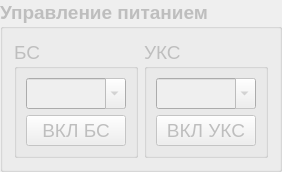
       <widget class="QGroupBox" name="groupBox_3">
        <property name="enabled">
         <bool>false</bool>
        </property>
        <property name="minimumSize">
         <size>
          <width>200</width>
          <height>0</height>
         </size>
        </property>
        <property name="maximumSize">
         <size>
          <width>16777215</width>
          <height>16777215</height>
         </size>
        </property>
        <property name="font">
         <font>
          <pointsize>14</pointsize>
          <weight>75</weight>
          <bold>true</bold>
         </font>
        </property>
        <property name="title">
         <string>Управление питанием</string>
        </property>
        <layout class="QHBoxLayout" name="horizontalLayout_3">
         <item>
          <widget class="QGroupBox" name="groupBox_6">
           <property name="font">
            <font>
             <pointsize>14</pointsize>
             <weight>50</weight>
             <bold>false</bold>
            </font>
           </property>
           <property name="title">
            <string>БС</string>
           </property>
           <layout class="QVBoxLayout" name="verticalLayout_2">
            <item>
             <widget class="QComboBox" name="comboBoxBS">
              <property name="sizePolicy">
               <sizepolicy hsizetype="Preferred" vsizetype="Fixed">
                <horstretch>0</horstretch>
                <verstretch>0</verstretch>
               </sizepolicy>
              </property>
              <property name="editable">
               <bool>true</bool>
              </property>
             </widget>
            </item>
            <item>
             <widget class="QPushButton" name="bBSonoff">
              <property name="text">
               <string>ВКЛ БС</string>
              </property>
              <property name="checkable">
               <bool>true</bool>
              </property>
             </widget>
            </item>
           </layout>
          </widget>
         </item>
         <item>
          <widget class="QGroupBox" name="groupBox_7">
           <property name="font">
            <font>
             <pointsize>14</pointsize>
             <weight>50</weight>
             <bold>false</bold>
            </font>
           </property>
           <property name="title">
            <string>УКС</string>
           </property>
           <layout class="QVBoxLayout" name="verticalLayout_3">
            <item>
             <widget class="QComboBox" name="comboBoxUKS">
              <property name="editable">
               <bool>true</bool>
              </property>
              <property name="duplicatesEnabled">
               <bool>false</bool>
              </property>
             </widget>
            </item>
            <item>
             <widget class="QPushButton" name="bUKSonoff">
              <property name="text">
               <string>ВКЛ УКС</string>
              </property>
              <property name="checkable">
               <bool>true</bool>
              </property>
             </widget>
            </item>
           </layout>
          </widget>
         </item>
        </layout>
       </widget>
